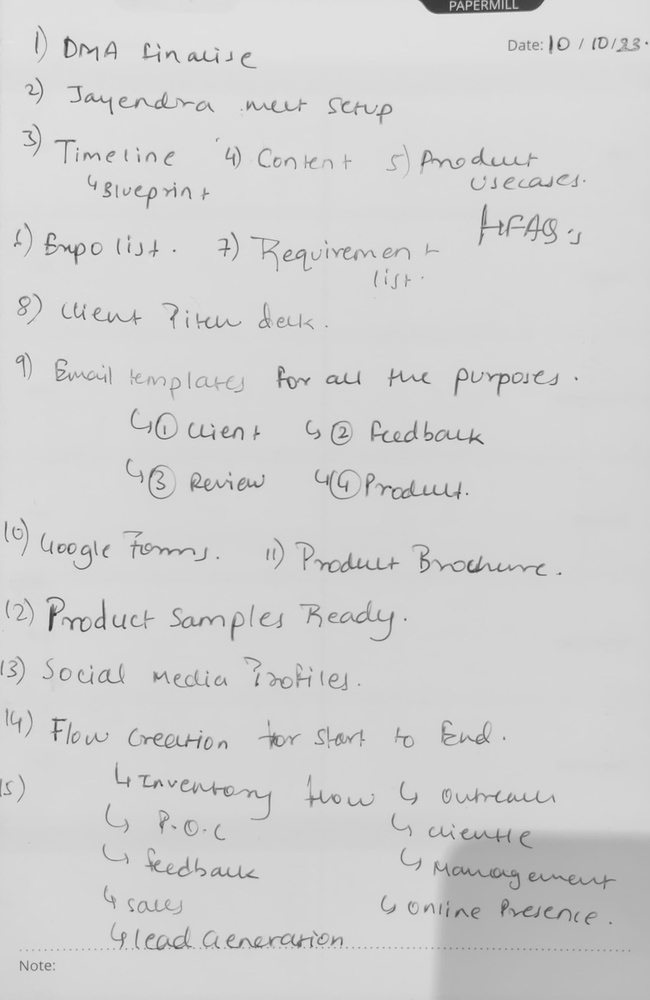
#> input picture Original Image Before applying filters.jpg, 650 x 1000 px, shrunk from 1706 x 2626 before the run
$ python main.py
#> lines starting #> are read from the running program, lines starting #| are printed output that depends on the picture
import cv2
import numpy as np


def apply_sharp_black_filter(image_path):
    img = cv2.imread(image_path)
#> img is the input picture: shape (1000, 650, 3); min 50, max 236, mean 209.3
    kernel = np.array([[-1, -1, -1],
                       [-1, 9, -1],
                       [-1, -1, -1]])

    sharpened = cv2.filter2D(img, -1, kernel)
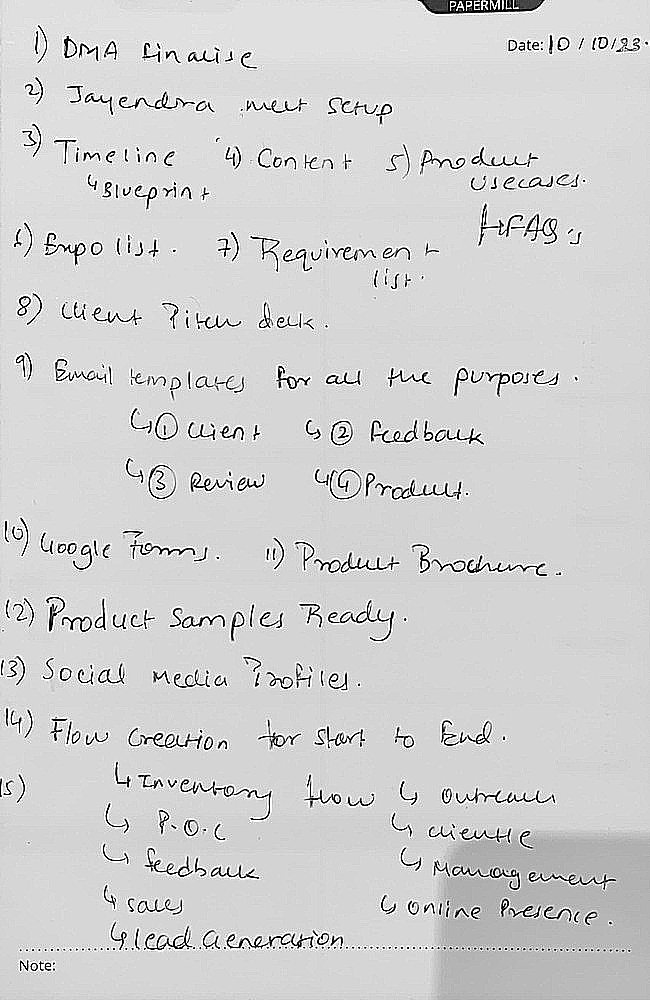
#> sharpened: shape (1000, 650, 3); min 0, max 255, mean 208.2
    return sharpened


def apply_soft_tone_filter(image_path, gamma=1.5):
#> called with gamma = 1.5
    img = cv2.imread(image_path)
    soft_tone_image = np.power(img / 255.0, gamma) * 255.0
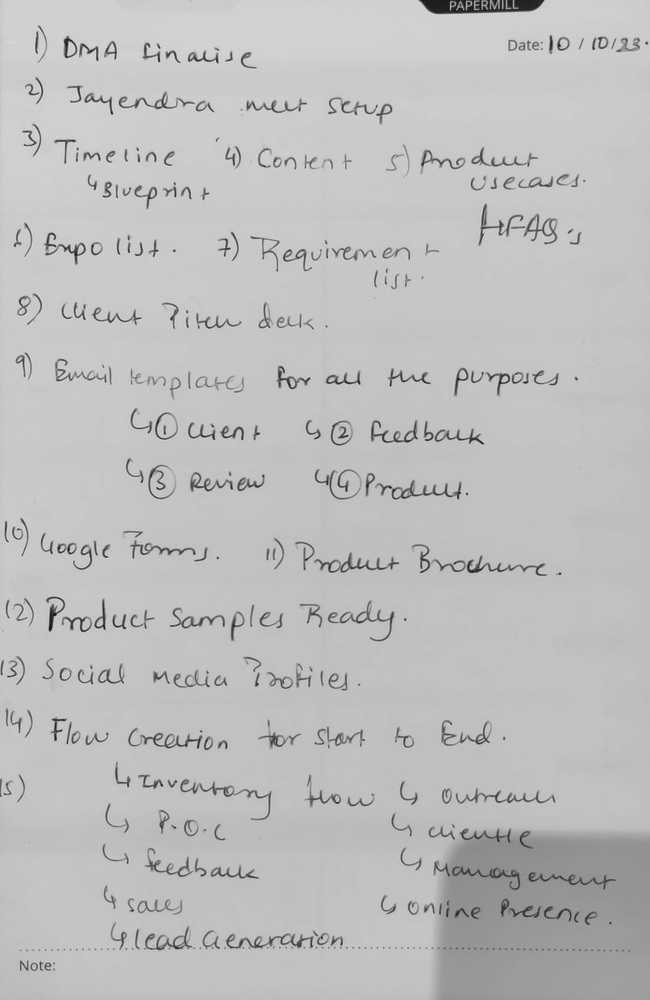
#> soft_tone_image: shape (1000, 650, 3) float64; min 22.14, max 227, mean 190.2
    soft_tone_image = soft_tone_image.astype(np.uint8)
    return soft_tone_image


def apply_black_pop_filter(image_path, brightness_factor=1.2, contrast_factor=1.2):
#> called with brightness_factor = 1.2, contrast_factor = 1.2
    img = cv2.imread(image_path)
    img = cv2.convertScaleAbs(img, alpha=contrast_factor, beta=brightness_factor)
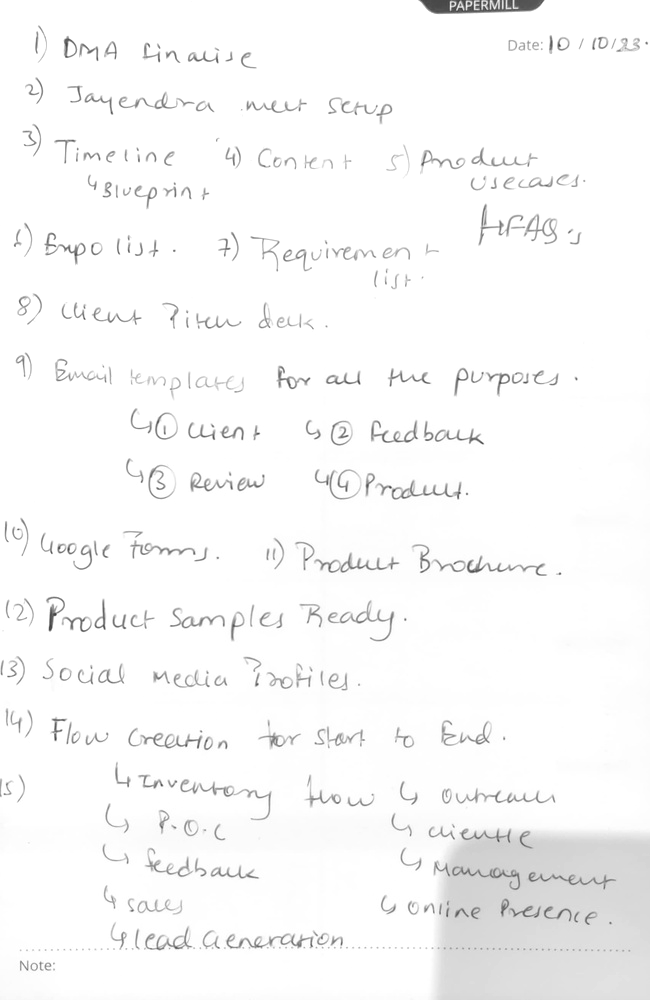
#> img: shape (1000, 650, 3); min 61, max 255, mean 248.6
    return img


def apply_sepia_filter(image_path):
    img = cv2.imread(image_path)
    sepia_filter = np.array([[0.272, 0.534, 0.131],
                             [0.349, 0.686, 0.168],
                             [0.393, 0.769, 0.189]])
    sepia_image = cv2.transform(img, sepia_filter)
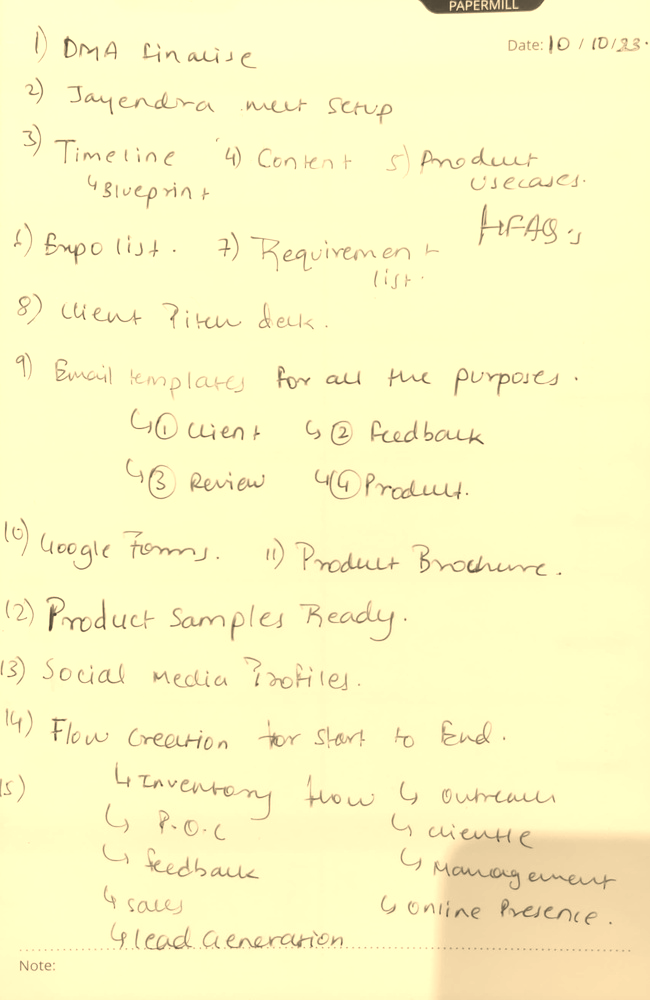
#> sepia_image: shape (1000, 650, 3); mean B, G, R 196.3, 248.5, 251.5
    sepia_image = np.clip(sepia_image, 0, 255).astype(np.uint8)
    return sepia_image


def grayscale(image_path):
    color_image = cv2.imread(image_path)
    grayscale_image = cv2.cvtColor(color_image, cv2.COLOR_BGR2GRAY)
    return grayscale_image

def apply_contrast_adjustment(image_path):
    img = cv2.imread(image_path)
    adjust = 50
    adjust = max(adjust, -100)
    contrast_factor = np.power((adjust + 100) / 100, 2)
    img = ((img / 255 - 0.5) * contrast_factor + 0.5) * 255
    img = np.clip(img, 0, 255).astype(np.uint8)
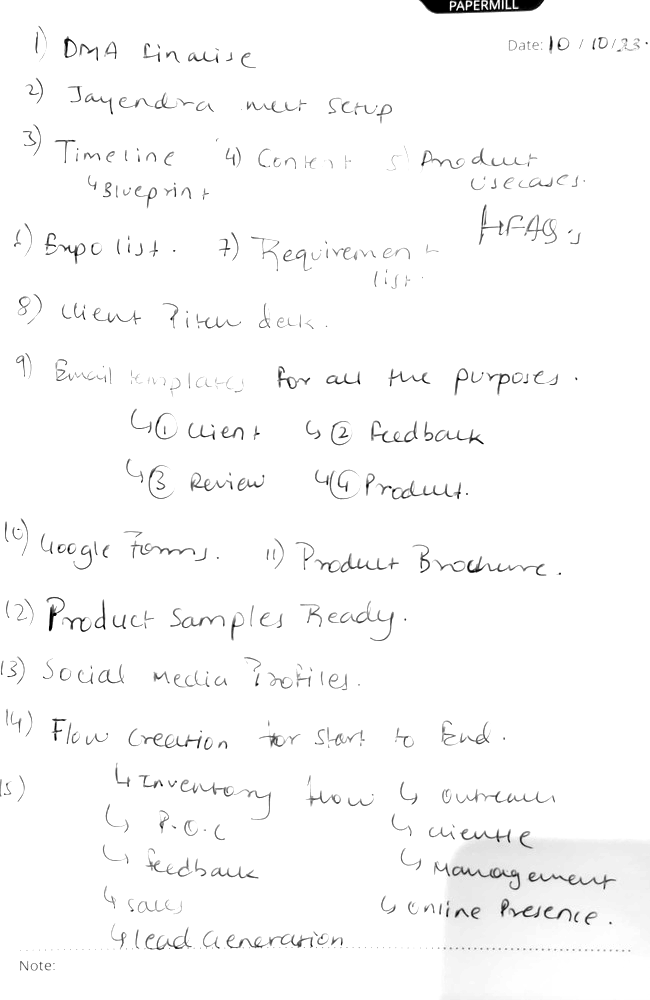
#> img: shape (1000, 650, 3); min 0, max 255, mean 250.2
    return img

def apply_brightness_adjustment(image_path):
    img = cv2.imread(image_path)
    adjust=50
    adjust = max(adjust, -100)
    img = cv2.convertScaleAbs(img, alpha=1, beta=adjust)
    img = np.clip(img, 0, 255).astype(np.uint8)
    return img

def adjust_hue(image_path):
    original_image = cv2.imread(image_path)
    adjust = 30
    hsv_image = cv2.cvtColor(original_image, cv2.COLOR_BGR2HSV)
#> hsv_image: shape (1000, 650, 3); mean H, S, V 0, 0, 209.3
    hsv_image[:, :, 0] = (hsv_image[:, :, 0] + adjust) % 180
#> hsv_image: shape (1000, 650, 3); mean H, S, V 30, 0, 209.3
    adjusted_image = cv2.cvtColor(hsv_image, cv2.COLOR_HSV2BGR)
    return adjusted_image

def adjust_saturation(image_path):
    original_image = cv2.imread(image_path)
    adjust = 20
    adjust_factor = adjust * -0.01
    rgb_image = cv2.cvtColor(original_image, cv2.COLOR_BGR2RGB)
    max_array = np.max(rgb_image, axis=-1, keepdims=True)
    sat_array = np.where(
        rgb_image != max_array,
        rgb_image + (max_array - rgb_image) * adjust_factor,
        rgb_image,
    )
    adjusted_image = cv2.cvtColor(sat_array.astype(np.uint8), cv2.COLOR_RGB2BGR)
    return adjusted_image

if __name__ == "__main__":
    image_path = "Original Image Before applying filters.jpg"
    apply_sharp_black_filter(image_path)
    apply_soft_tone_filter(image_path)
    apply_black_pop_filter(image_path, brightness_factor=1.2, contrast_factor=1.2)
    apply_sepia_filter(image_path)
    grayscale(image_path)
    apply_contrast_adjustment(image_path)
    apply_brightness_adjustment(image_path)
    adjust_hue(image_path)
    adjust_saturation(image_path)
